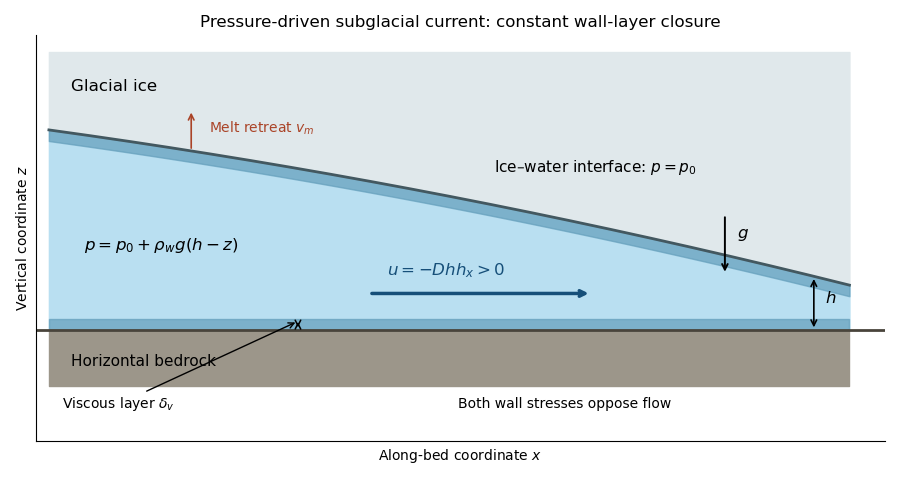

Generate this figure with Python:
"""Original schematic. Python 3.14.4 / NumPy 2.3.5 / Matplotlib 3.10.7.
Writes one opaque PNG basename to caller cwd; preserves caller MPLCONFIGDIR.
"""
import numpy as np
import matplotlib
matplotlib.use('Agg')
import matplotlib.pyplot as plt
from matplotlib.patches import Rectangle
x=np.linspace(0,9,400);h=1.8-.11*x-.005*x*x
fig,ax=plt.subplots(figsize=(9,4.8),dpi=100,facecolor='white');ax.set_facecolor('white')
ax.fill_between(x,0,h,color='#b9dff1',label='Meltwater')
ax.fill_between(x,h,2.5,color='#e0e8eb');ax.fill_between(x,-.5,0,color='#9c968a')
ax.plot(x,h,color='#435860',linewidth=2);ax.axhline(0,color='#49443b',linewidth=2)
ax.fill_between(x,0,.10,color='#639ebb',alpha=.7)
ax.fill_between(x,h-.10,h,color='#639ebb',alpha=.7)
ax.text(.25,2.15,'Glacial ice',fontsize=12);ax.text(.25,-.32,'Horizontal bedrock',fontsize=11)
ax.text(5.0,1.42,r'Ice–water interface: $p=p_0$',fontsize=11)
ax.text(.4,.72,r'$p=p_0+\rho_wg(h-z)$',fontsize=12)
ax.annotate('',(6.1,.33),(3.6,.33),arrowprops={'arrowstyle':'->','linewidth':2.5,'color':'#164f79'})
ax.text(3.8,.49,r'$u=-Dhh_x>0$',fontsize=12,color='#164f79')
ax.annotate('',(2.8,.1),(2.8,0),arrowprops={'arrowstyle':'<->','linewidth':1.1})
ax.annotate(r'Viscous layer $\delta_v$',(2.8,.08),xytext=(.15,-.70),arrowprops={'arrowstyle':'->'},fontsize=10)
ax.annotate('',(8.6,h[np.argmin(abs(x-8.6))]),(8.6,0),arrowprops={'arrowstyle':'<->','linewidth':1.2})
ax.text(8.72,.24,r'$h$',fontsize=12)
ax.annotate('',(7.6,.5),(7.6,1.04),arrowprops={'arrowstyle':'->','linewidth':1.4});ax.text(7.74,.83,r'$g$',fontsize=12)
ax.annotate('',(1.6,h[np.argmin(abs(x-1.6))]+.37),(1.6,h[np.argmin(abs(x-1.6))]),arrowprops={'arrowstyle':'->','linewidth':1.2,'color':'#aa4327'})
ax.text(1.8,1.78,r'Melt retreat $v_m$',fontsize=10,color='#aa4327')
ax.text(5.8,-.70,'Both wall stresses oppose flow',ha='center',fontsize=10)
ax.set(xlim=(-.15,9.4),ylim=(-1.0,2.65),title='Pressure-driven subglacial current: constant wall-layer closure')
ax.set_xlabel(r'Along-bed coordinate $x$');ax.set_ylabel(r'Vertical coordinate $z$');ax.set_xticks([]);ax.set_yticks([])
for spine in ['top','right']:ax.spines[spine].set_visible(False)
fig.tight_layout();fig.savefig('paper-65-subglacial-current.png',dpi=100,transparent=False,facecolor='white');plt.close(fig)
